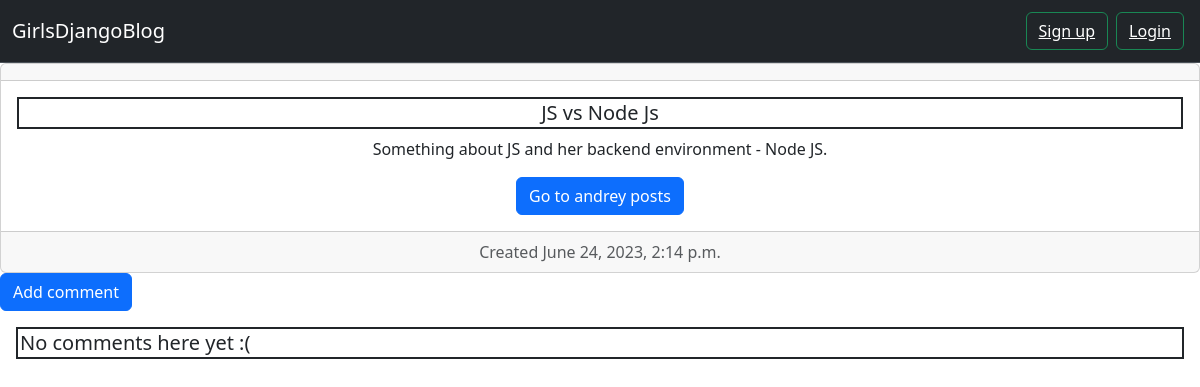
Page /post/2/ on the earlier database version.
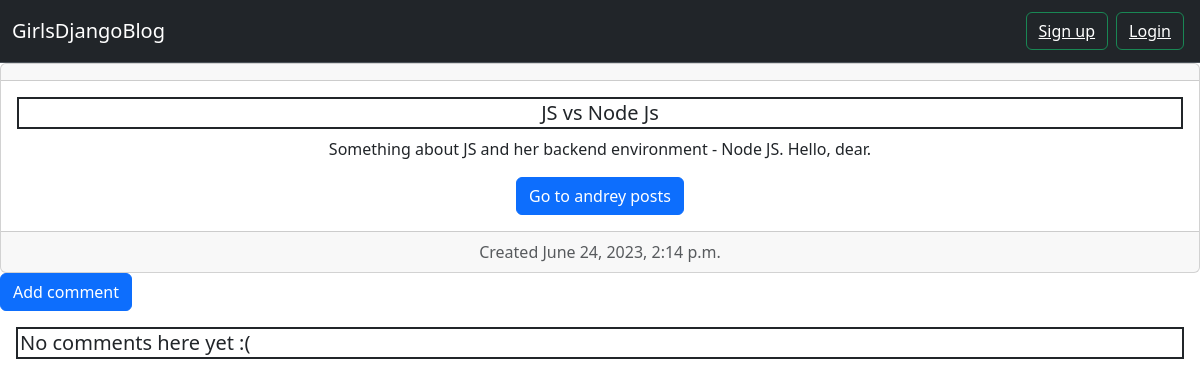
Same page on the later database version.
### blog/models.py (models this page shows, shortened)
class Post(models.Model):
    author = models.ForeignKey(settings.AUTH_USER_MODEL, on_delete=models.CASCADE)
    title = models.CharField(max_length=200)
    text = models.TextField()
    created_date = models.DateTimeField(default=timezone.now)
    published_date = models.DateTimeField(blank=True, null=True)

### blog/views.py (the view)
# urls.py: path('post/<int:pk>/', views.post_detail, name='post_detail'),
def post_detail(request, pk):
    post = get_object_or_404(Post, pk=pk)
    return render(request, 'blog/post_detail.html', {'post': post})

### blog/templates/blog/post_detail.html (shortened to what this page needs)
{% extends "blog/base.html" %}
{% block content %}
    <div class="card text-center">
  <div class="card-header">
  </div>
  <div class="card-body">
    <h5 class="card-title">{{ post.title }}</h5>
    <p class="card-text">{{ post.text }}</p>
    <a href="{% url 'posts_by_author' author=post.author %}" class="btn btn-primary">Go to {{ post.author }} posts</a>
  </div>
  <div class="card-footer text-body-secondary">
    Created {{ post.created_date }}
  </div>
</div>
    <a href="{% url 'add_post_comment' pk=post.pk %}" class="btn btn-primary">Add comment</a>
    {% if post.comments.all.count > 0 %}
    {% for i in post.comments.all %}
    <div class="card m-3">
  <div class="card-header">
    {{ i.author }}
  </div>
      <div class="card-body">
    <p class="card-text">{{ i.text }}</p>
    <h5 class="card-title">Created: {{ i.created_date }}</h5>
          {% if i.approved_comment == False %}
          <a href="{% url 'approve_comment' pk=i.pk %}" class="btn btn-primary">Approve comment</a>
          {% endif %}
          <a href="{% url 'remove_comment' pk=i.pk %}" class="btn btn-primary">Remove comment</a>
  </div>
</div>
{% endfor %}
    {% else %}
        <h5 class="card-title m-3">No comments here yet :(</h5>
    {% endif %}
{% endblock %}

Differences in the rows shown:
changed Post "JS vs Node Js": text "Something about JS and her backend environment - Node JS." → "Something about JS and her backend environment - Node JS. Hello, dear."
